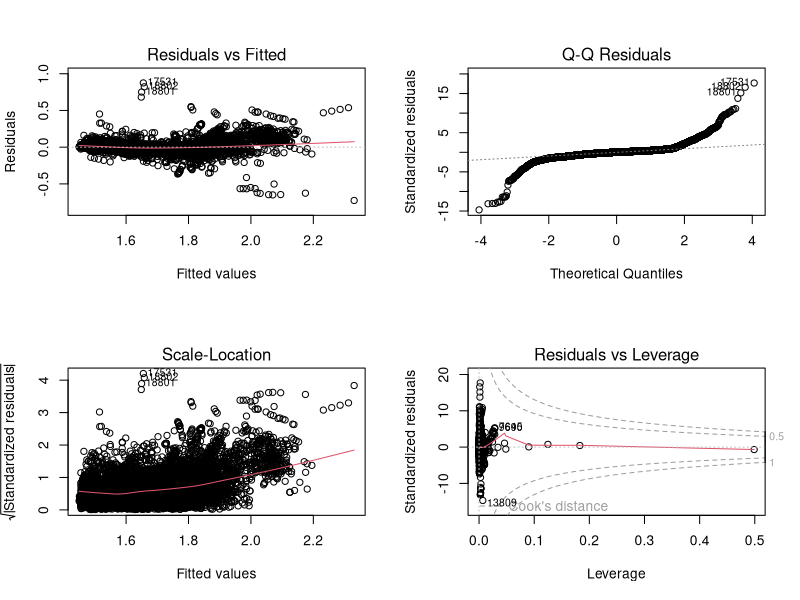

Write R code to recreate this figure.
# RI Sci glass
#Multiple linear regression ----
RI_sciglass <- read.csv("RI_sciglass.csv")
linear.fit<-lm(RI ~., data=RI_sciglass)
par(mfrow=c(2,2))
plot(linear.fit)
summary(linear.fit)

# Random forest ----


# Neural network ----

